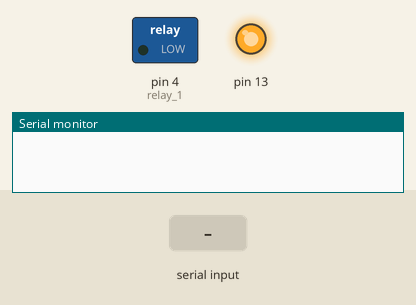
Simulated run of this sketch. Board: Arduino Uno, built with avr-gcc and run on an emulated ATmega328P. On the bench: switched loads named in the sketch (green lamp = pin HIGH), output pins drawn as LEDs (lit = HIGH), the last lines printed to the serial monitor. The test bench sets the inputs (shaded band).

Above: at 1.2 s.
1.3 s: "ON\n" received over Serial
At 2.3 s:
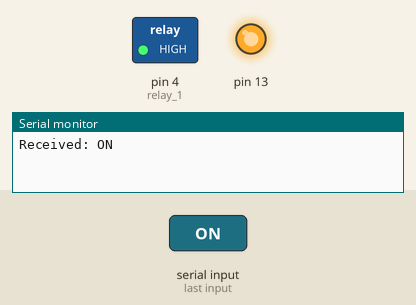
2.8 s: "OFF\n" received over Serial
At 3.4 s:
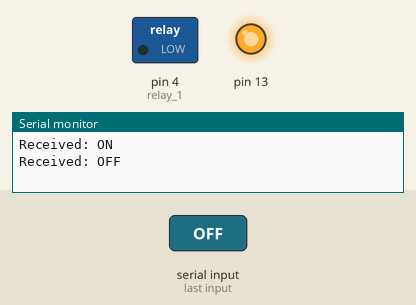
Timing chart, 0 to 5.8 s (numbered marks = the images above; inputs shaded):
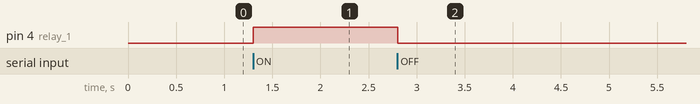

The sketch:

serial-listener.ino
```cpp
int relay_1 = 4;

void setup() {
  Serial.begin(9600);
  pinMode(relay_1, OUTPUT);
  pinMode(13,OUTPUT);
  digitalWrite(13,HIGH); // for supplying test power to the relay
}

void loop() {
  if (Serial.available() > 0){
    //Receive data
    String incomingData = Serial.readStringUntil('\n');

    // Print received Data
    Serial.print("Received: ");
    Serial.println(incomingData);

    if (incomingData == "ON"){
      // write to relay, high
      digitalWrite(relay_1, HIGH);
    }
    if (incomingData == "OFF"){
      // write to relay, high
      digitalWrite(relay_1, LOW);
    }
  }
}
```

Measured:
- after the input at 1.3 s, pin 4 (relay_1): LOW → HIGH at once
- after the input at 2.8 s, pin 4 (relay_1): HIGH → LOW at once
